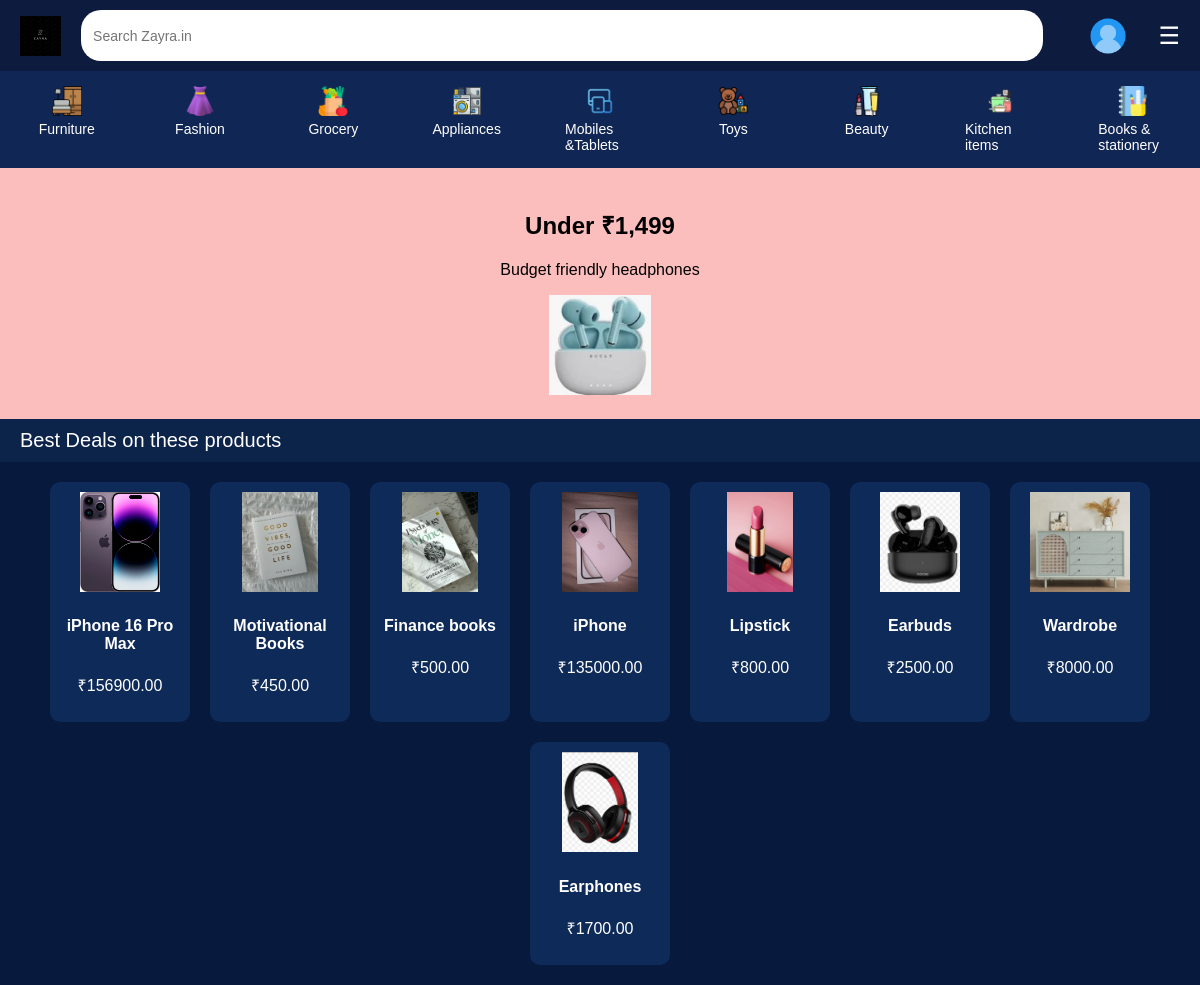
/products/, run on an earlier commit of the app's database.
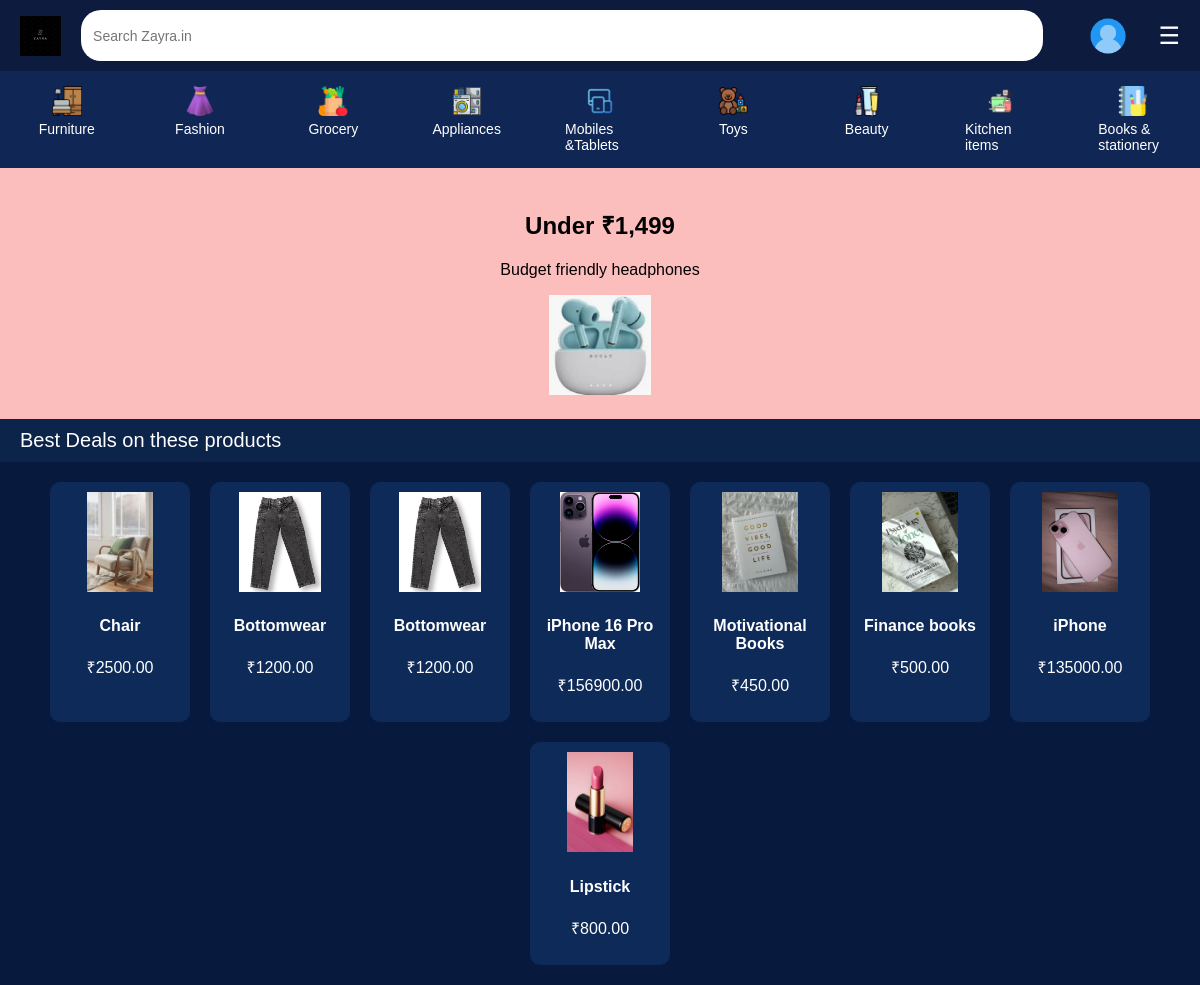
And on a later commit of the database.
### products/models.py (models this page shows, shortened)
class Category(models.Model):
    name = models.CharField(max_length=100)
    image = models.ImageField(upload_to='categories/', null=True, blank=True)

class Product(models.Model):
    category = models.ForeignKey(Category, on_delete=models.CASCADE, related_name='products')
    vendor = models.ForeignKey(User, on_delete=models.CASCADE, related_name='products', null=True, blank=True)  # ✅ add this line
    name = models.CharField(max_length=255)
    price = models.DecimalField(max_digits=10, decimal_places=2)
    image = models.ImageField(upload_to='products/', default='products/default.jpg')
    description = models.TextField(blank=True, null=True)

### products/views.py (the view)
# urls.py: path('', views.homepage, name='homepage'),
def homepage(request):
    categories = Category.objects.all()
    products = Product.objects.order_by('-id')[:8]
    return render(request, 'products/homepage.html', {
        'categories': categories,
        'products': products
    })

### products/templates/products/homepage.html (shortened to what this page needs)
{%load static%}
<!DOCTYPE html>
<html lang="en">
<head>
</head>
<body>
  <div class="navbar">
    <img src="{% static 'products/imgs/logo.png' %}" alt="Zayra Logo" class="logo">
    <div class="search-bar">
      <input type="text" placeholder="Search Zayra.in">
    </div>
    <a href="{% url 'profile_detail' %}" class="profile">
      <img src="{% static 'products/imgs/profile.png' %}" alt="Profile" class="profile-icon">
    </a>
    <span class="icon" id="menu-toggle">☰</span>
  </div>
<div class="category-menu">
  {% for category in categories %}
    <a href="{% url 'products:products_by_category' category.id %}" style="text-decoration: none; color: inherit;">
      <div>
        {% if category.image %}
          <img src="{{ category.image.url }}" alt="{{ category.name }}">
        {% else %}
          <img src="{% static 'images/default-category.jpg' %}" alt="{{ category.name }}">
        {% endif %}
        <span>{{ category.name }}</span>
      </div>
    </a>
  {% endfor %}
</div>
  <div class="banner">
    <h2>Under ₹1,499</h2>
    <p>Budget friendly headphones</p>
    <img src="{% static 'products/imgs/banner.jpg' %}" alt="Banner">
  </div>
  <div class="section-title">Best Deals on these products</div>
  <div class="product-grid">
    {% for product in products %}
    <div class="product-card">
      <img src="{{ product.image.url }}" alt="{{ product.name }}">
      <h4>{{ product.name }}</h4>
      <p>₹{{ product.price }}</p>
    </div>
    {% endfor %}
  </div>
</body>
</html>

What changed in the data, as far as the page shows it:
no longer on this page (row unchanged): Product: image (picture), name "Earbuds", price "2500.00"
no longer on this page (row unchanged): Product: image (picture), name "Wardrobe", price "8000.00"
no longer on this page (row unchanged): Product: image (picture), name "Earphones", price "1700.00"
added Product: image (picture), name "Chair", price "2500.00"
added Product: image (picture), name "Bottomwear", price "1200.00"
added Product: image (picture), name "Bottomwear", price "1200.00"
